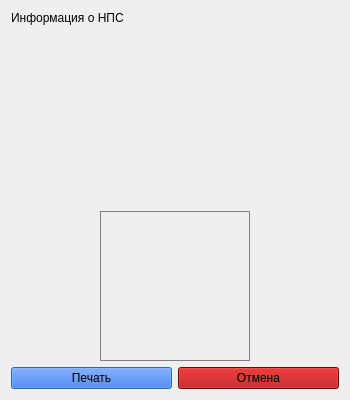
<?xml version="1.0" encoding="UTF-8"?>
<ui version="4.0">
 <class>InfoDialog</class>
 <widget class="QDialog" name="InfoDialog">
  <property name="geometry">
   <rect>
    <x>0</x>
    <y>0</y>
    <width>350</width>
    <height>400</height>
   </rect>
  </property>
  <property name="windowTitle">
   <string>Информация о НПС</string>
  </property>
  <layout class="QVBoxLayout" name="verticalLayout">
   <item>
    <widget class="QLabel" name="infoLabel">
     <property name="text">
      <string>Информация о НПС</string>
     </property>
     <property name="alignment">
      <set>Qt::AlignTop</set>
     </property>
     <property name="wordWrap">
      <bool>true</bool>
     </property>
    </widget>
   </item>
   <item alignment="Qt::AlignHCenter">
    <widget class="QLabel" name="imageLabel">
     <property name="minimumSize">
      <size>
       <width>150</width>
       <height>150</height>
      </size>
     </property>
     <property name="maximumSize">
      <size>
       <width>150</width>
       <height>150</height>
      </size>
     </property>
     <property name="styleSheet">
      <string>border: 1px solid gray;</string>
     </property>
     <property name="text">
      <string/>
     </property>
     <property name="alignment">
      <set>Qt::AlignCenter</set>
     </property>
    </widget>
   </item>
   <item>
    <layout class="QHBoxLayout" name="horizontalLayout">
     <item>
      <widget class="QPushButton" name="printButton">
       <property name="styleSheet">
        <string>background-color: rgb(0, 85, 255);</string>
       </property>
       <property name="text">
        <string>Печать</string>
       </property>
      </widget>
     </item>
     <item>
      <widget class="QPushButton" name="cancelButton">
       <property name="styleSheet">
        <string>background-color: rgb(170, 0, 0);</string>
       </property>
       <property name="text">
        <string>Отмена</string>
       </property>
      </widget>
     </item>
    </layout>
   </item>
  </layout>
 </widget>
 <resources/>
 <connections/>
</ui>
